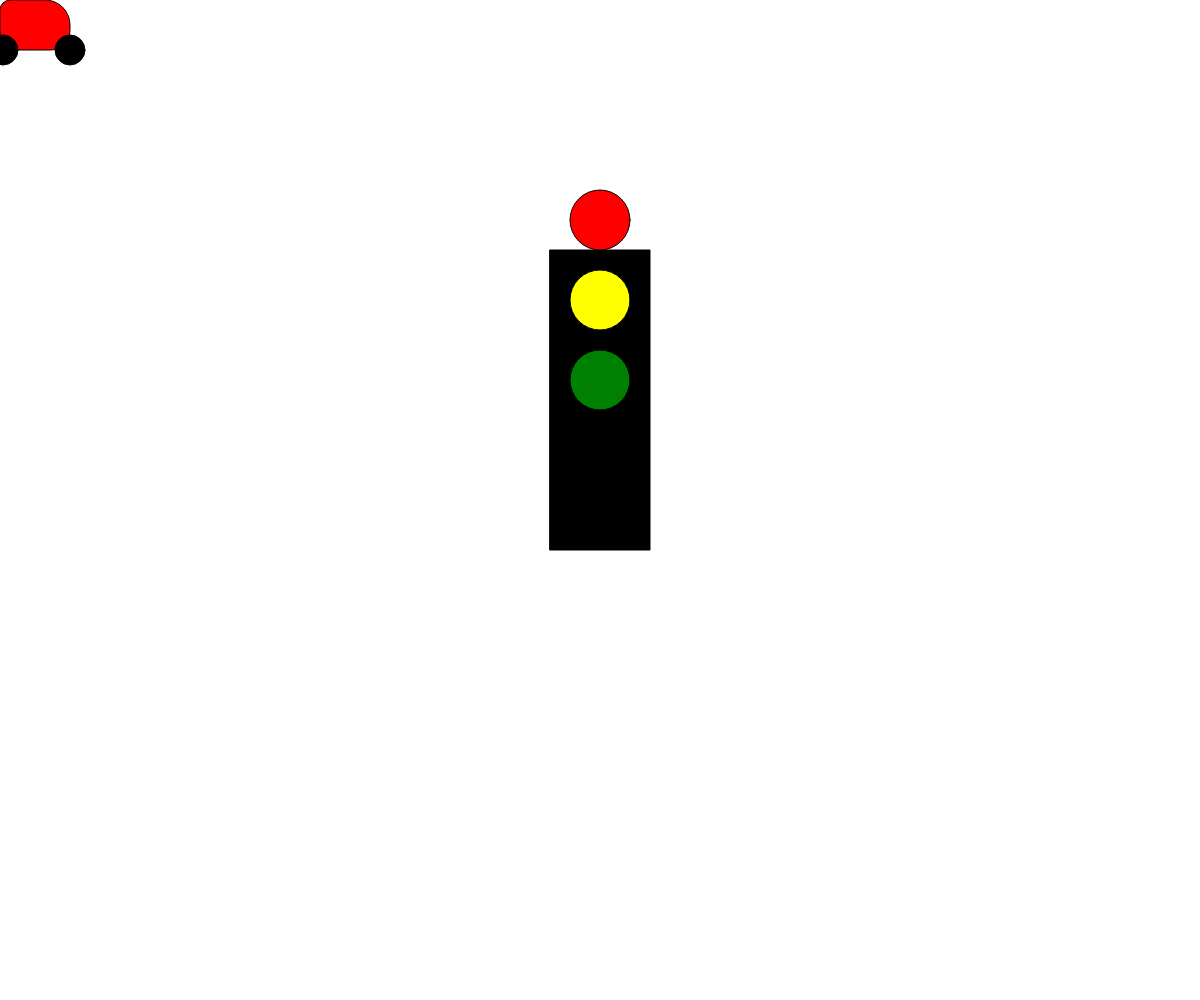
Frame 1 (no input)
Frame 60 (no input): identical to frame 1, image omitted
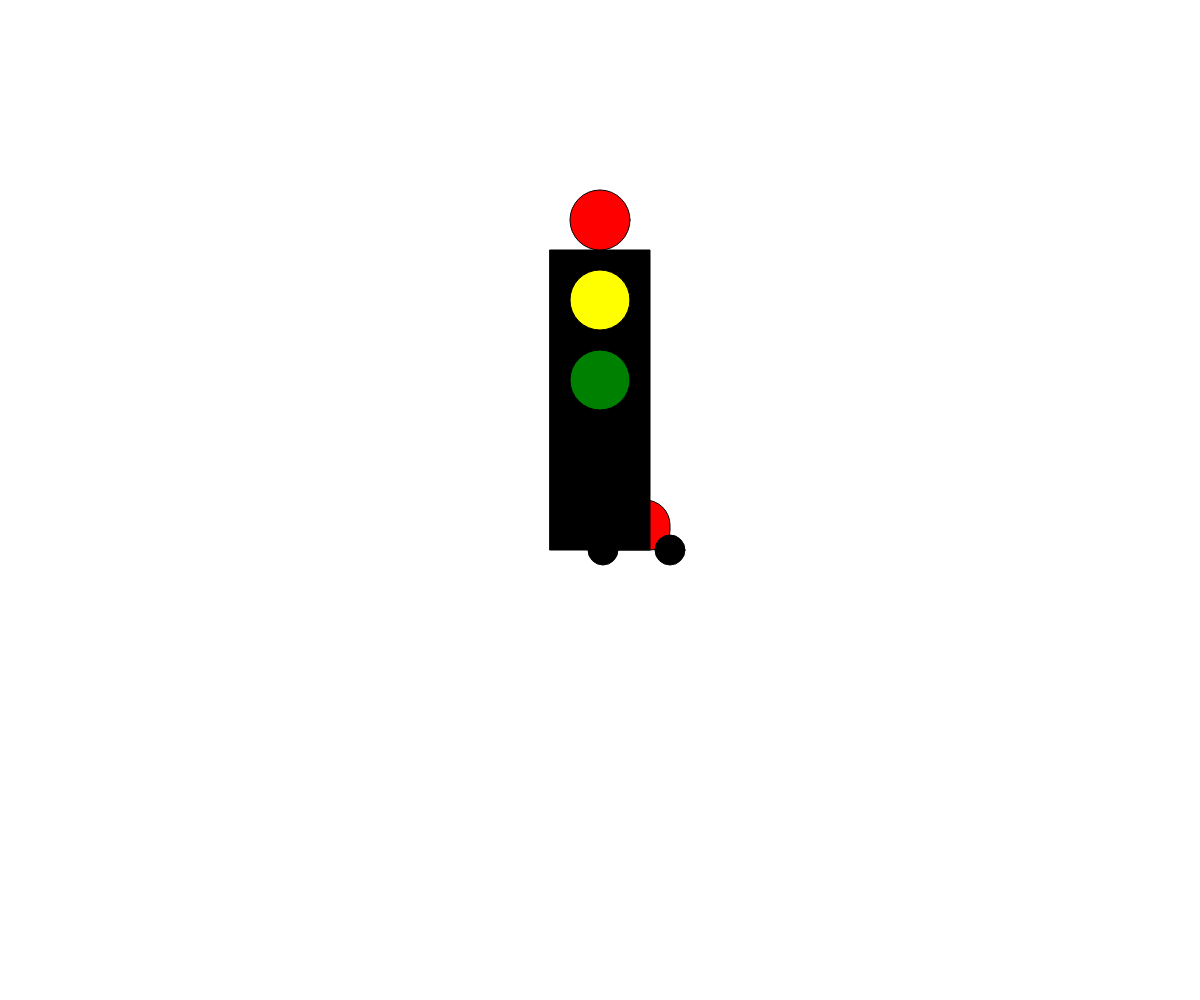
Frame 120 (the mouse pressed at the canvas centre since frame 60)

The p5.js sketch that drew these frames (run headless with seeded random() and noise() and a simulated clock; from frame 60 on, the mouse is pressed at the canvas centre):

// p5.js sketch
// ── sketch.js




//setup statement
function setup(){

//creating a canvas that is the same size as the the window
  createCanvas( windowWidth, windowHeight);

//setting the frame rate for the sketch.
  frameRate( 30 );

}

//creating a draw function
function draw(){
//creating a white background
  background('255');
  noCursor();
//specifying that I do not want a cursor. Instead, I will have a car
  push();
//body of car
  fill('red');
  rect( mouseX, mouseY, 70, 50, 10, 90, 20, 0);
//wheels  
  fill('black');
  ellipse( mouseX + 3, mouseY + 50, 30);
  ellipse( mouseX + 70, mouseY + 50, 30);

  pop();

//creating my stop light. This will be composed of a rectangle and 3 circles.
  push();

  push();
  fill('black');
  rect( width * .5 - 50, height * .25, 100, 300);

  pop();

//red light at the top
  push();

  fill('red');
  ellipse( width * .5, 220, 60);

  pop();

//yellow light in middle
  push();

  fill('yellow');
  ellipse(width * .5, 300, 60);

  pop();

//green light at the bottom
  push();

  fill('green');
  ellipse(width * .5, 380, 60);

  pop();

  pop();
  //this ends the stoplight













}
